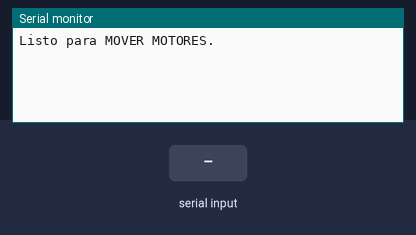
Simulated run of this sketch. Board: Arduino Uno, built with avr-gcc and run on an emulated ATmega328P. Parts: the last lines printed to the serial monitor. The test bench sets the inputs (shaded band).

Above: at 1.2 s.
1.3 s: "90,45\n" received over Serial
At 2.1 s:
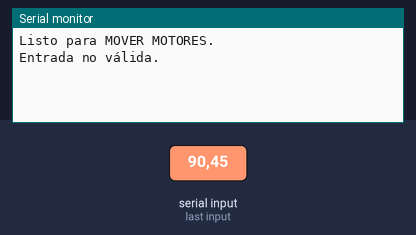
2.8 s: "0\n" received over Serial
At 4.1 s:
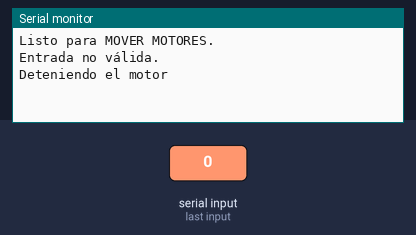

The sketch:

i2c_motor.ino
```cpp
#include <Wire.h>   // Incluye librería para interfaz I2C
#include "PCF8574.h" // Librería para el PCF8574

PCF8574 pcf8574(0x25); // Dirección del PCF8574

int targetVel = 300; // Velocidad objetivo
int motorPull = 0; // Pin para la señal de pulso
int motorDir = 1;
unsigned long previousMainMotorTime = 0;
unsigned long mainMotorInterval = 5000; // Intervalo para el motor (us)
unsigned long previousRampTime = 0; // Tiempo anterior para la rampa
 unsigned long rampInterval = 10; // Intervalo para actualizar la rampa (ms)
bool motorState = false; // toogle para el motor
bool isMoving = true;
bool isStopping = false;
int velMin = 300;
int velMax = 1400;

void setup() {
  Serial.begin(9600);

  // Configurar todos los pines del PCF8574 como entradas
  for (int i = 0; i < 8; i++) {
    if(i!=3){
    pcf8574.pinMode(i, OUTPUT);
    }

  }
  Serial.println("Listo para MOVER MOTORES.");
}

void loop() {

   handleSerialInput(); // Manejar entrada serial
  updateSpeedRamp();   // Ajustar la velocidad suavemente
  moveMainMotor();

}

void moveMainMotor() {
  if(isMoving == true) {
  unsigned long currentTime = micros();
  if (currentTime - previousMainMotorTime >= mainMotorInterval) {
    previousMainMotorTime = currentTime;
    motorState = !motorState; // Alterna el estado del motor
    pcf8574.digitalWrite(motorPull, motorState ? HIGH : LOW);
  }
  }
}

void handleSerialInput() {
  if (Serial.available()) {
    String input = Serial.readStringUntil('\n'); // Leer entrada serial
    int newTargetVel = input.toInt();           // Convertir a entero
    if (newTargetVel > velMin && newTargetVel <velMax   ) {
      isMoving = true;
      rampInterval = 25;
      targetVel = newTargetVel;                 // Actualizar velocidad objetivo
      Serial.print("Velocidad objetivo: ");
      Serial.println(targetVel);
    } else if(newTargetVel==0){
      Serial.println("Deteniendo el motor");
      targetVel = 150;
      isStopping = true;
      rampInterval = 2;
      } else {
      Serial.println("Entrada no válida.");
    }
  }
}

void updateSpeedRamp() {
  unsigned long currentTime = millis();
  if (currentTime - previousRampTime >= rampInterval) {
    previousRampTime = currentTime;

    // Convertir velocidad objetivo a intervalo deseado
    unsigned long targetInterval = 1000000 / targetVel;

    // Ajustar suavemente hacia el intervalo objetivo
    if (mainMotorInterval > targetInterval) {
      mainMotorInterval -= 10; // Reducir el intervalo (acelera)
      if (mainMotorInterval < targetInterval) {
        mainMotorInterval = targetInterval; // Evitar sobrepasar

      }
    } else if (mainMotorInterval < targetInterval) {
      mainMotorInterval += 10; // Aumentar el intervalo (desacelera)
      if (mainMotorInterval > targetInterval) {
        mainMotorInterval = targetInterval; // Evitar sobrepasar
        if(isStopping){
          isStopping = false;
          isMoving = false;
          }
      }
    }
  }
}
```

Measured:
- after the input at 1.3 s, the serial monitor: prints a new line at once (image 1)
- after the input at 2.8 s, the serial monitor: prints a new line at once (image 2)
